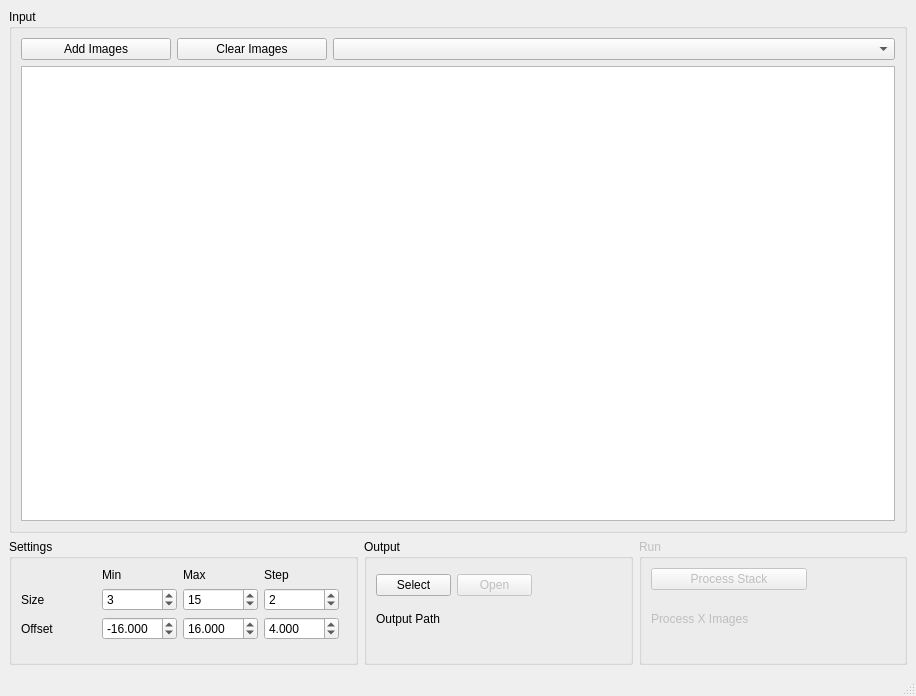
<?xml version="1.0" encoding="UTF-8"?>
<ui version="4.0">
 <class>D_MAKRO_Eilenstein</class>
 <widget class="QMainWindow" name="D_MAKRO_Eilenstein">
  <property name="geometry">
   <rect>
    <x>0</x>
    <y>0</y>
    <width>916</width>
    <height>696</height>
   </rect>
  </property>
  <property name="windowTitle">
   <string>MainWindow</string>
  </property>
  <widget class="QWidget" name="centralwidget">
   <layout class="QGridLayout" name="gridLayout">
    <item row="1" column="1">
     <widget class="QGroupBox" name="groupBox_Out">
      <property name="title">
       <string>Output</string>
      </property>
      <layout class="QGridLayout" name="gridLayout_3">
       <item row="0" column="0">
        <widget class="QPushButton" name="pushButton_Out_Select">
         <property name="minimumSize">
          <size>
           <width>75</width>
           <height>0</height>
          </size>
         </property>
         <property name="maximumSize">
          <size>
           <width>75</width>
           <height>16777215</height>
          </size>
         </property>
         <property name="text">
          <string>Select</string>
         </property>
        </widget>
       </item>
       <item row="0" column="1">
        <widget class="QPushButton" name="pushButton_Out_Open">
         <property name="enabled">
          <bool>false</bool>
         </property>
         <property name="minimumSize">
          <size>
           <width>75</width>
           <height>0</height>
          </size>
         </property>
         <property name="maximumSize">
          <size>
           <width>75</width>
           <height>16777215</height>
          </size>
         </property>
         <property name="text">
          <string>Open</string>
         </property>
        </widget>
       </item>
       <item row="1" column="0" colspan="2">
        <widget class="QLabel" name="label_Out_Path">
         <property name="maximumSize">
          <size>
           <width>156</width>
           <height>22</height>
          </size>
         </property>
         <property name="text">
          <string>Output Path</string>
         </property>
        </widget>
       </item>
       <item row="2" column="0" colspan="2">
        <spacer name="verticalSpacer_Out">
         <property name="orientation">
          <enum>Qt::Vertical</enum>
         </property>
         <property name="sizeType">
          <enum>QSizePolicy::Ignored</enum>
         </property>
         <property name="sizeHint" stdset="0">
          <size>
           <width>153</width>
           <height>15</height>
          </size>
         </property>
        </spacer>
       </item>
       <item row="0" column="2" rowspan="2">
        <spacer name="horizontalSpacer_Out">
         <property name="orientation">
          <enum>Qt::Horizontal</enum>
         </property>
         <property name="sizeHint" stdset="0">
          <size>
           <width>80</width>
           <height>44</height>
          </size>
         </property>
        </spacer>
       </item>
      </layout>
     </widget>
    </item>
    <item row="1" column="2">
     <widget class="QGroupBox" name="groupBox_Run">
      <property name="enabled">
       <bool>false</bool>
      </property>
      <property name="title">
       <string>Run</string>
      </property>
      <layout class="QGridLayout" name="gridLayout_2">
       <item row="1" column="0">
        <widget class="QLabel" name="label_Run_Stack">
         <property name="minimumSize">
          <size>
           <width>156</width>
           <height>0</height>
          </size>
         </property>
         <property name="maximumSize">
          <size>
           <width>156</width>
           <height>16777215</height>
          </size>
         </property>
         <property name="text">
          <string>Process X Images</string>
         </property>
        </widget>
       </item>
       <item row="2" column="0">
        <spacer name="verticalSpacer_Run">
         <property name="orientation">
          <enum>Qt::Vertical</enum>
         </property>
         <property name="sizeType">
          <enum>QSizePolicy::Ignored</enum>
         </property>
         <property name="sizeHint" stdset="0">
          <size>
           <width>20</width>
           <height>11</height>
          </size>
         </property>
        </spacer>
       </item>
       <item row="0" column="0" colspan="2">
        <widget class="QPushButton" name="pushButton_Run">
         <property name="minimumSize">
          <size>
           <width>156</width>
           <height>0</height>
          </size>
         </property>
         <property name="maximumSize">
          <size>
           <width>156</width>
           <height>16777215</height>
          </size>
         </property>
         <property name="text">
          <string>Process Stack</string>
         </property>
         <property name="shortcut">
          <string>Ctrl+R</string>
         </property>
        </widget>
       </item>
       <item row="0" column="2" rowspan="2">
        <spacer name="horizontalSpacer_Run">
         <property name="orientation">
          <enum>Qt::Horizontal</enum>
         </property>
         <property name="sizeHint" stdset="0">
          <size>
           <width>73</width>
           <height>48</height>
          </size>
         </property>
        </spacer>
       </item>
      </layout>
     </widget>
    </item>
    <item row="1" column="0">
     <widget class="QGroupBox" name="groupBox_Set">
      <property name="title">
       <string>Settings</string>
      </property>
      <layout class="QGridLayout" name="gridLayout_4">
       <item row="0" column="1">
        <widget class="QLabel" name="label_Min">
         <property name="minimumSize">
          <size>
           <width>75</width>
           <height>0</height>
          </size>
         </property>
         <property name="maximumSize">
          <size>
           <width>75</width>
           <height>16777215</height>
          </size>
         </property>
         <property name="text">
          <string>Min</string>
         </property>
        </widget>
       </item>
       <item row="0" column="2">
        <widget class="QLabel" name="label_Max">
         <property name="minimumSize">
          <size>
           <width>75</width>
           <height>0</height>
          </size>
         </property>
         <property name="maximumSize">
          <size>
           <width>75</width>
           <height>16777215</height>
          </size>
         </property>
         <property name="text">
          <string>Max</string>
         </property>
        </widget>
       </item>
       <item row="0" column="3">
        <widget class="QLabel" name="label_Step">
         <property name="minimumSize">
          <size>
           <width>75</width>
           <height>0</height>
          </size>
         </property>
         <property name="maximumSize">
          <size>
           <width>75</width>
           <height>16777215</height>
          </size>
         </property>
         <property name="text">
          <string>Step</string>
         </property>
        </widget>
       </item>
       <item row="0" column="4" rowspan="3">
        <spacer name="horizontalSpacer_Set">
         <property name="orientation">
          <enum>Qt::Horizontal</enum>
         </property>
         <property name="sizeHint" stdset="0">
          <size>
           <width>4</width>
           <height>62</height>
          </size>
         </property>
        </spacer>
       </item>
       <item row="1" column="0">
        <widget class="QLabel" name="label_Size">
         <property name="minimumSize">
          <size>
           <width>75</width>
           <height>0</height>
          </size>
         </property>
         <property name="maximumSize">
          <size>
           <width>75</width>
           <height>16777215</height>
          </size>
         </property>
         <property name="text">
          <string>Size</string>
         </property>
        </widget>
       </item>
       <item row="1" column="1">
        <widget class="QSpinBox" name="spinBox_Min">
         <property name="minimumSize">
          <size>
           <width>75</width>
           <height>0</height>
          </size>
         </property>
         <property name="maximumSize">
          <size>
           <width>75</width>
           <height>16777215</height>
          </size>
         </property>
         <property name="minimum">
          <number>1</number>
         </property>
         <property name="singleStep">
          <number>2</number>
         </property>
         <property name="value">
          <number>3</number>
         </property>
        </widget>
       </item>
       <item row="1" column="2">
        <widget class="QSpinBox" name="spinBox_Max">
         <property name="minimumSize">
          <size>
           <width>75</width>
           <height>0</height>
          </size>
         </property>
         <property name="maximumSize">
          <size>
           <width>75</width>
           <height>16777215</height>
          </size>
         </property>
         <property name="minimum">
          <number>3</number>
         </property>
         <property name="singleStep">
          <number>2</number>
         </property>
         <property name="value">
          <number>15</number>
         </property>
        </widget>
       </item>
       <item row="1" column="3">
        <widget class="QSpinBox" name="spinBox_Step">
         <property name="minimumSize">
          <size>
           <width>75</width>
           <height>0</height>
          </size>
         </property>
         <property name="maximumSize">
          <size>
           <width>75</width>
           <height>16777215</height>
          </size>
         </property>
         <property name="minimum">
          <number>1</number>
         </property>
         <property name="value">
          <number>2</number>
         </property>
        </widget>
       </item>
       <item row="2" column="0">
        <widget class="QLabel" name="label_Off">
         <property name="minimumSize">
          <size>
           <width>75</width>
           <height>0</height>
          </size>
         </property>
         <property name="maximumSize">
          <size>
           <width>75</width>
           <height>16777215</height>
          </size>
         </property>
         <property name="text">
          <string>Offset</string>
         </property>
        </widget>
       </item>
       <item row="2" column="1">
        <widget class="QDoubleSpinBox" name="doubleSpinBox_Off_Min">
         <property name="minimumSize">
          <size>
           <width>75</width>
           <height>0</height>
          </size>
         </property>
         <property name="maximumSize">
          <size>
           <width>75</width>
           <height>16777215</height>
          </size>
         </property>
         <property name="decimals">
          <number>3</number>
         </property>
         <property name="minimum">
          <double>-256.000000000000000</double>
         </property>
         <property name="maximum">
          <double>255.000000000000000</double>
         </property>
         <property name="value">
          <double>-16.000000000000000</double>
         </property>
        </widget>
       </item>
       <item row="2" column="2">
        <widget class="QDoubleSpinBox" name="doubleSpinBox_Off_Max">
         <property name="minimumSize">
          <size>
           <width>75</width>
           <height>0</height>
          </size>
         </property>
         <property name="maximumSize">
          <size>
           <width>75</width>
           <height>16777215</height>
          </size>
         </property>
         <property name="decimals">
          <number>3</number>
         </property>
         <property name="minimum">
          <double>-256.000000000000000</double>
         </property>
         <property name="maximum">
          <double>255.000000000000000</double>
         </property>
         <property name="value">
          <double>16.000000000000000</double>
         </property>
        </widget>
       </item>
       <item row="2" column="3">
        <widget class="QDoubleSpinBox" name="doubleSpinBox_Off_Step">
         <property name="minimumSize">
          <size>
           <width>75</width>
           <height>0</height>
          </size>
         </property>
         <property name="maximumSize">
          <size>
           <width>75</width>
           <height>16777215</height>
          </size>
         </property>
         <property name="decimals">
          <number>3</number>
         </property>
         <property name="minimum">
          <double>-256.000000000000000</double>
         </property>
         <property name="maximum">
          <double>255.000000000000000</double>
         </property>
         <property name="value">
          <double>4.000000000000000</double>
         </property>
        </widget>
       </item>
       <item row="3" column="0" colspan="4">
        <spacer name="verticalSpacer_Set">
         <property name="orientation">
          <enum>Qt::Vertical</enum>
         </property>
         <property name="sizeType">
          <enum>QSizePolicy::Ignored</enum>
         </property>
         <property name="sizeHint" stdset="0">
          <size>
           <width>321</width>
           <height>13</height>
          </size>
         </property>
        </spacer>
       </item>
      </layout>
     </widget>
    </item>
    <item row="0" column="0" colspan="3">
     <widget class="QGroupBox" name="groupBox_In">
      <property name="title">
       <string>Input</string>
      </property>
      <layout class="QGridLayout" name="gridLayout_5">
       <item row="0" column="0">
        <widget class="QPushButton" name="pushButton_Img_Add">
         <property name="maximumSize">
          <size>
           <width>150</width>
           <height>16777215</height>
          </size>
         </property>
         <property name="text">
          <string>Add Images</string>
         </property>
         <property name="shortcut">
          <string>Ctrl+O</string>
         </property>
        </widget>
       </item>
       <item row="0" column="1">
        <widget class="QPushButton" name="pushButton_img_Clear">
         <property name="maximumSize">
          <size>
           <width>150</width>
           <height>16777215</height>
          </size>
         </property>
         <property name="text">
          <string>Clear Images</string>
         </property>
        </widget>
       </item>
       <item row="0" column="2">
        <widget class="QComboBox" name="comboBox_Img"/>
       </item>
       <item row="1" column="0" colspan="3">
        <widget class="QGraphicsView" name="graphicsView_Img"/>
       </item>
      </layout>
     </widget>
    </item>
   </layout>
  </widget>
  <widget class="QMenuBar" name="menubar">
   <property name="geometry">
    <rect>
     <x>0</x>
     <y>0</y>
     <width>916</width>
     <height>21</height>
    </rect>
   </property>
  </widget>
  <widget class="QStatusBar" name="statusbar"/>
 </widget>
 <resources/>
 <connections/>
</ui>
